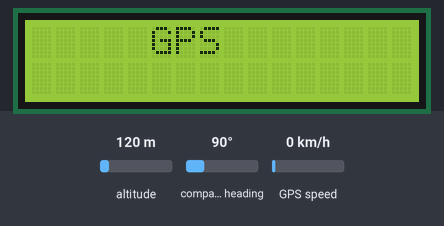
Recording of a sketch running on a simulated Arduino Mega 2560, built with avr-gcc and run on an emulated ATmega2560. On the bench: 16×2 character LCD. Inputs (shaded band) come from the test bench; at power-on: GPS speed 0 km/h, altitude 120 m, compass heading 90°. The GPS gets a fix after 3 s at 37.7749, -122.4194 with 8 satellites; what the sketch prints to the serial monitor is not drawn.

Above: at 0.1 s.
At 1.2 s:
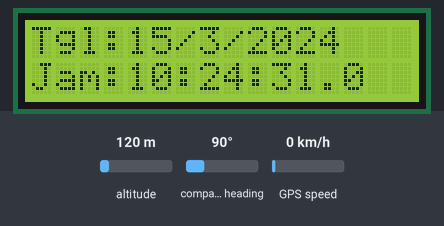
At 2.2 s:
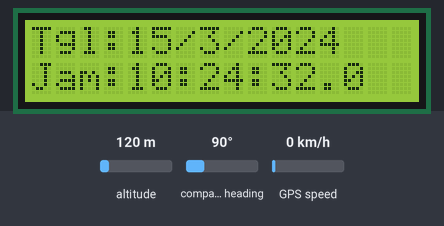
2.3 s: GPS speed set to 30 km/h
Timing chart, 0 to 5.3 s (numbered marks = the images above; inputs shaded):
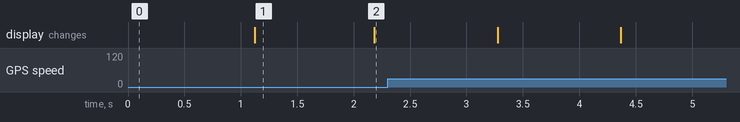

The sketch:

STM32_GPS_LCD.ino
```cpp
/*/
 * A9  to RX USBTTL (Serial TX)
 * A10 to TX USBTTL (Serial1 RX)
 * A2  to RX GPS  (Serial2 TX)
 * A3  to TX GPS  (Serial2 RX)
 * PB6 to SCL LCD   (I2C SCL)
 * PB7 to SDA LCD   (I2C SDA)
 * Tekan Reset sebelum Upload
 * Pilih Board    :fake STM32F10
 * Upload methode :Serial
 */

#include <TinyGPS++.h>
#include <LiquidCrystal_I2C.h>

int GPSBaud = 9600;

//Inisialisasi pembuatan variable
LiquidCrystal_I2C lcd(0x27, 16, 2);

// Create a TinyGPS++ object
TinyGPSPlus gps;
String latitude, longitude,km_ph;

void setup()
{
  // Start the Arduino hardware serial port at 9600 baud
  Serial.begin(9600);

  // Start the software serial port at the GPS's default baud
  Serial2.begin(GPSBaud);
  lcd.begin();
  lcd.clear();
  lcd.setCursor(5,0); lcd.print("GPS");
  delay(1000);
}

void loop()
{
  // This sketch displays information every time a new sentence is correctly encoded.
  while (Serial2.available() > 0)
    if (gps.encode(Serial2.read()))
      displayInfo();

  // If 5000 milliseconds pass and there are no characters coming in
  // over the software serial port, show a "No GPS detected" error
  if (millis() > 5000 && gps.charsProcessed() < 10)
  {
    Serial.println("No GPS detected");
    lcd.clear();
    lcd.setCursor(1,0); lcd.print("NO GPS DETECTED");
    delay(1000);
    while(true);
  }
}

void displayInfo()
{
  if (gps.location.isValid())
  {
    latitude = String(gps.location.lat(),6);
    longitude = String(gps.location.lng(),6);
    km_ph = String(gps.speed.kmph());
    String link = "www.google.com/maps/place/" + String(latitude) + "," + String(longitude) + " | " + String(km_ph) ;
    Serial.println(link);
  }
  else
  {
    Serial.println("Location: Not Available");
  }

  Serial.print("Date: ");
  if (gps.date.isValid())
  {
    //PRINT SERIAL
    Serial.print(gps.date.month());
    Serial.print("/");
    Serial.print(gps.date.day());
    Serial.print("/");
    Serial.println(gps.date.year());

  }
  else
  {
    Serial.println("Not Available");
  }

  Serial.print("Time: ");
  if (gps.time.isValid())
  {
    if (gps.time.hour() < 10) Serial.print(F("0"));
    Serial.print(gps.time.hour());
    Serial.print(":");
    if (gps.time.minute() < 10) Serial.print(F("0"));
    Serial.print(gps.time.minute());
    Serial.print(":");
    if (gps.time.second() < 10) Serial.print(F("0"));
    Serial.print(gps.time.second());
    Serial.print(".");
    if (gps.time.centisecond() < 10) Serial.print(F("0"));
    Serial.println(gps.time.centisecond());
  }
  else
  {
    Serial.println("Not Available");
  }

  Serial.println();
  Serial.println();
  //PRINT LCD TANGGAL
    lcd.clear();
    lcd.setCursor(0,0); lcd.print("Tgl:");
    lcd.print(gps.date.day());
    lcd.print("/");
    lcd.print(gps.date.month());
    lcd.print("/");
    lcd.print(gps.date.year());
    //PRINT LCD JAM
    lcd.setCursor(0,1); lcd.print("Jam:");
    lcd.print(gps.time.hour());
    lcd.print(":");
    lcd.print(gps.time.minute());
    lcd.print(":");
    lcd.print(gps.time.second());
    lcd.print(".");
    lcd.print(gps.time.centisecond());
    delay(1000);
}
```

Measured:
- what the display in image 1 shows lasts 1.1 s, from 1.1 s to 2.2 s
